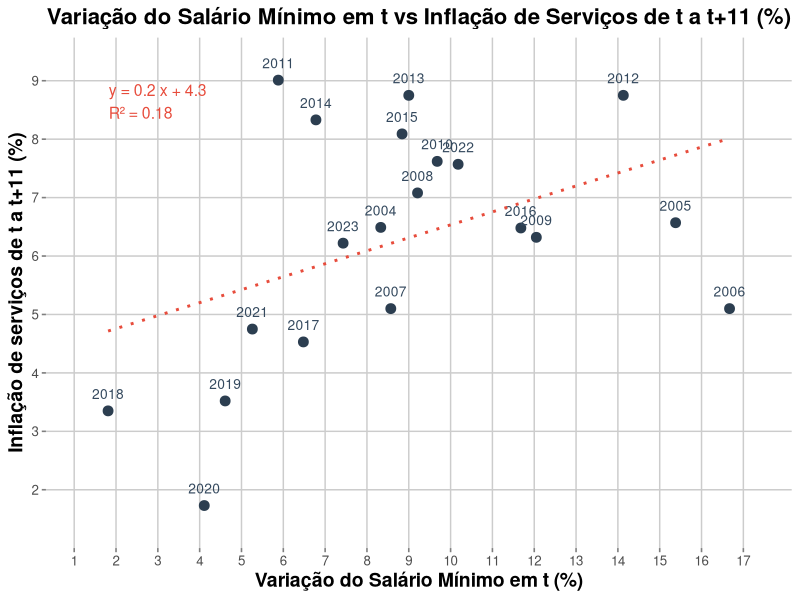

This figure's R source:
# ENTREGA FINAL: ECONOLAB 
# GRUPO: AMANDA RIBEIRO, GUSTAVO MENDES, GUILHERME ROCCATO, LU?S FELIPE YAMASHITAFUJI E PEDRO DUTRA


# REPLICANDO A METODOLOGIA DO PAPER

# PER?ODO: 2004 - 2023

install.packages("lmtest")
install.packages("sandwich")

# Carregar pacotes
library(readxl)
library(dplyr)
library(lubridate)
library(purrr)
library(lmtest)
library(sandwich)
library(ggplot2)

# Ler cada planilha

df_salario_minimo <- read_excel("salario_minimo.xlsx") #dado mensal

df_hiato_produto <- read_excel("hiato_produto.xlsx", skip = 8)
 
df_ipca_servicos <- read_excel("ipca_servicos.xlsx") #dado mensal 

# df_2000_2010 <- read_excel("expectativa_inflacao_anual_2000_2010.xls", skip = 1) #dado anual 
# df_2011_2021 <- read_excel("expectativa_inflacao_anual_2011_2021.xls", skip = 1) #dado anual
# df_2022_2025 <- read_excel("expectativa_inflacao_anual_2022_2025.xls", skip = 1) #dado anual 
# 
# # Verifique os nomes das colunas e padronize, se necess?rio
# names(df_2000_2010)
# names(df_2011_2021)
# names(df_2022_2025)
# 
# Unir os tr?s dataframes
# df_unido <- bind_rows(df_2000_2010, df_2011_2021, df_2022_2025)
# 
# # resumo da estrutura dos nosso dados
# # glimpse(df_unido)

# DATAFRAME DE REAJUSTE ANUAL DO SALARIO MINIMO
df_reajuste_anual <- df_salario_minimo %>%
  # Renomear colunas
  rename(data = 1, salario = 2) %>%
  # Converter salário para numérico
  mutate(salario = as.numeric(salario)) %>%
  # Calcular variação para todos os registros
  mutate(variacao = c(NA, salario[2:n()] / salario[1:(n()-1)] * 100 - 100)) %>%
  # Arredondar para duas casas decimais
  mutate(variacao = round(variacao, 2)) %>%
  # Filtrar anos entre 2004 e 2023
  filter(year(data) >= 2004 & year(data) <= 2023) %>%
  # Filtrar apenas onde há variação
  filter(!is.na(variacao) & variacao != 0) %>%
  # Agrupar por ano e pegar o primeiro mês com variação
  group_by(year(data)) %>%
  slice_min(order_by = month(data), n = 1) %>%
  ungroup() %>%
  # Selecionar colunas finais
  select(data, salario, variacao)

#tail(df_reajuste_anual)


# DATAFRAME DE INFLACAO DE SERVICOS ACUMULADA NOS ULTIMOS 12 MESES
# Preparar df_ipca_servicos2: converter datas e valores para formatos adequados
df_ipca_servicos2 <- df_ipca_servicos %>%
  # Renomear colunas para nomes mais simples
  rename(Data = 1, ipca = 2) %>%
  # Filtrar apenas linhas com Data contendo números inteiros (números seriais Excel)
  filter(grepl("^[0-9]+$", Data)) %>%
  # Converter Data para numérico (serial Excel)
  mutate(Data = as.numeric(Data)) %>%
  # Converter número serial Excel para objeto Date do R
  mutate(Data = as.Date(Data, origin = "1899-12-30")) %>%
  # Converter ipca para numérico
  mutate(ipca = as.numeric(ipca))

#head(df_ipca_servicos2)

# Calcular IPCA acumulado nos 12 meses anteriores para cada data de reajuste
df_servicos12m_anteriores <- df_reajuste_anual %>%
  mutate(
    servicos12m = map_dbl(data, function(d) {
      # Definir janela: do mês 12 meses antes até o mês imediatamente anterior a d
      inicio <- d %m-% months(12)
      fim <- d %m-% months(1)
      
      # Filtrar dados do IPCA dentro da janela temporal e calcular acumulado percentual
      df_ipca_servicos2 %>%
        filter(Data >= inicio, Data <= fim) %>%
        summarise(acum = (prod(1 + ipca / 100) - 1) * 100) %>%
        pull(acum)
    })
  ) %>%
  # Selecionar colunas finais para o output
  select(data, servicos12m) %>%
  # Arredondar resultado para duas casas decimais
  mutate(servicos12m = round(servicos12m, 2))

#tail(df_servicos12m_anteriores)


# DATAFRAME DE INFLACAO DE SERVICOS ACUMULADA NOS 12 MESES FUTUROS
df_servicos12m_posteriores <- df_reajuste_anual %>%
  mutate(
    servicos12m_adiante = map_dbl(data, function(d) {
      # Janela: de d até (d + 11 meses) — 12 meses no total
      inicio <- d
      fim <- d %m+% months(11)
      
      # Filtrar dados do IPCA dentro da janela temporal e calcular acumulado percentual
      df_ipca_servicos2 %>%
        filter(Data >= inicio, Data <= fim) %>%
        summarise(acum = (prod(1 + ipca / 100) - 1) * 100) %>%
        pull(acum)
    })
  ) %>%
  # Selecionar colunas finais
  select(data, servicos12m_adiante) %>%
  # Arredondar resultado para duas casas decimais
  mutate(servicos12m_adiante = round(servicos12m_adiante, 2))

#tail(df_servicos12m_posteriores)


# DATAFRAME EXPECTATIVAS DE INFLACAO
valores_expectativa <- c(
  5.52, 5.69, 4.40, 3.84, 4.44, 4.91, 4.36, 5.60,
  5.45, 5.42, 6.16, 6.60, 7.11, 4.79, 4.04, 3.34,
  4.20, 4.12, 5.91, 5.45
)

df_expectativas <- df_reajuste_anual %>%
  arrange(data) %>%
  mutate(expectativa = valores_expectativa) %>%
  select(data, expectativa)

#tail(df_expectativas)


# DATAFRAME DE HIATO DO PRODUTO
# Preparar df_hiato_produto: renomear colunas e converter datas
df_hiato_produto2 <- df_hiato_produto %>%
  rename(data_hiato = Trimestre, hiato = `Hiato`) %>%
  mutate(data_hiato = as.Date(data_hiato))

# Combinar datas de reajuste com datas de hiato
df_hiato <- df_reajuste_anual %>%
  select(data) %>%
  mutate(key = 1) %>%
  inner_join(
    df_hiato_produto2 %>% mutate(key = 1),
    by = "key",
    relationship = "many-to-many"
  ) %>%
  select(-key) %>%
  # Filtrar apenas datas anteriores
  filter(data_hiato < data) %>%
  # Para cada data, pegar o hiato mais recente anterior
  group_by(data) %>%
  filter(data_hiato == max(data_hiato)) %>%
  ungroup() %>%
  select(data, hiato)

#tail(df_hiato)


# DATAFRAME ESPELHO DO RELATORIO DO BANCO CENTRAL
df_relatorio_bc <- df_reajuste_anual %>%
  left_join(df_servicos12m_anteriores, by = "data") %>%
  left_join(df_servicos12m_posteriores, by = "data") %>%
  left_join(df_expectativas, by = "data") %>%
  left_join(df_hiato, by = "data")

print(df_relatorio_bc)


# ESTIMANDO MODELO
modelo <- lm(
  servicos12m_adiante ~ variacao + servicos12m + expectativa + hiato,
  data = df_relatorio_bc
  )

coeftest(modelo, vcov = NeweyWest(modelo, lag = 1, prewhite = FALSE))


# GRAFICO
# Preparar dados
df_plot <- df_relatorio_bc %>%
  mutate(ano = year(data))

# Ajuste da regressão simples
fit <- lm(servicos12m_adiante ~ variacao, data = df_plot)
coef_int   <- coef(fit)[1]
coef_slope <- coef(fit)[2]
r2         <- summary(fit)$r.squared
eq_label   <- paste0("y = ", round(coef_slope, 1),
                     " x + ", round(coef_int,   1),
                     "\nR² = ", round(r2,        2))

# Valores mínimos e máximos para posicionar o label
x_min <- min(df_plot$variacao)
x_max <- max(df_plot$variacao)
y_min <- min(df_plot$servicos12m_adiante)
y_max <- max(df_plot$servicos12m_adiante)

# Construção do gráfico
ggplot(df_plot, aes(x = variacao, y = servicos12m_adiante)) +
  
  # Pontos e rótulos
  geom_point(size = 3, color = "#2C3E50") +
  geom_text(aes(label = ano), vjust = -1.2, size = 3.5, color = "#34495E") +
  
  # Linha de regressão pontilhada
  geom_smooth(method = "lm", se = FALSE, linetype = "dotted", color = "#E74C3C") +
  
  # Anotação da equação e R²
  annotate(
    "text",
    x    = x_min + 0.001 * (x_max - x_min),
    y    = y_max - 0.05 * (y_max - y_min),
    label= eq_label,
    hjust= 0,
    size = 4,
    color= "#E74C3C"
  ) +
  
  # Escalas com quebras principais e secundárias
  scale_x_continuous(
    breaks      = seq(floor(x_min), ceiling(x_max), by = 1),
    minor_breaks= seq(floor(x_min), ceiling(x_max), by = 1),
    expand      = expansion(mult = c(0.1, 0.1))
  ) +
  scale_y_continuous(
    breaks      = seq(floor(y_min), ceiling(y_max), by = 1),
    minor_breaks= seq(floor(y_min), ceiling(y_max), by = 1),
    expand      = expansion(mult = c(0.1, 0.1))
  ) +
  
  # Títulos e rótulos
  labs(
    title = "Variação do Salário Mínimo em t vs Inflação de Serviços de t a t+11 (%)",
    x     = "Variação do Salário Mínimo em t (%)",
    y     = "Inflação de serviços de t a t+11 (%)"
  ) +
  
  # Tema com grades
  theme_minimal(base_family = "sans", base_size = 12) +
  theme(
    panel.grid.major       = element_line(color = "gray80", size = 0.5),
    panel.grid.minor       = element_line(color = "gray90", size = 0.3),
    panel.grid.minor.y     = element_line(linetype = "dashed"),
    panel.grid.minor.x     = element_line(linetype = "dashed"),
    panel.grid.major.x     = element_line(linetype = "solid"),
    panel.grid.major.y     = element_line(linetype = "solid"),
    axis.ticks             = element_line(color = "gray50"),
    plot.title             = element_text(face = "bold", size = 16, hjust = 0.5),
    axis.title             = element_text(face = "bold", size = 14)
  )
